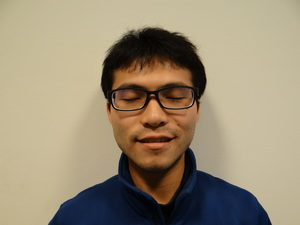
%> input picture data/DSC09992.JPG, 300 x 225 px
$ octave smile_detection.m   (GNU Octave 9; MATLAB toolbox functions it lacks are replaced by stand-ins)
%> lines starting %> are read from the running program, lines starting %| are printed output that depends on the picture; in (x1, y1, x2, y2) boxes, pixels count from 0 and x2, y2 are one past the last pixel; in counts of white or black regions, pixels touching at a corner belong together; the program's own positions count from 1
### white_amount.m
function y = white_amount(image)
    gray = rgb2gray(image);
    aperture = gray;
    aperture(gray<45) = 255;
    y = sum(sum(aperture>200));
end

### smile_detection.m
clear all; clc;

% [16 lines of commented-out code are left out]

a = imread('DSC09992.JPG');
%> a is the input picture: size 225x300x3 uint8; mean R, G, B 154.6, 141.2, 117.4
b = imread('DSC09991.JPG');
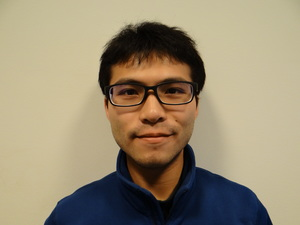
%> input picture data/DSC09991.JPG, 300 x 225 px
%> b is the input picture: size 225x300x3 uint8; mean R, G, B 153.7, 140.8, 115.5

display(white_amount(a));
%> in white_amount, `gray = rgb2gray(image);`:
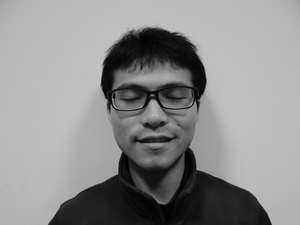
%> gray: size 225x300 uint8; min 0, max 197, mean 142.5
%> in white_amount, `aperture(gray<45) = 255;`:
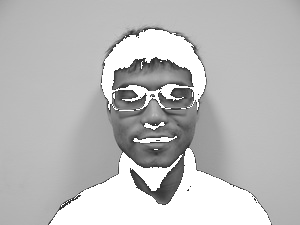
%> aperture: size 225x300 uint8; 19.18% of pixels changed, all inside (x1, y1, x2, y2) = (49, 29, 271, 225)
%> in white_amount, `y = sum(sum(aperture>200));`: y = 12949
%| 12949
display(white_amount(b));
%> in white_amount (call 2), `gray = rgb2gray(image);`:
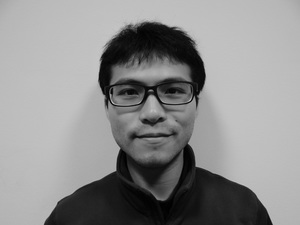
%> gray: size 225x300 uint8; min 0, max 200, mean 141.8
%> in white_amount (call 2), `aperture(gray<45) = 255;`:
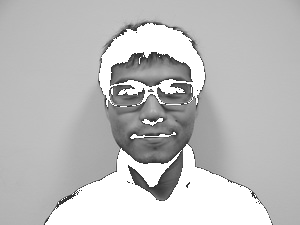
%> aperture: size 225x300 uint8; min 45, max 255, mean 189.2
%> in white_amount (call 2), `y = sum(sum(aperture>200));`: y = 13836
%| 13836
